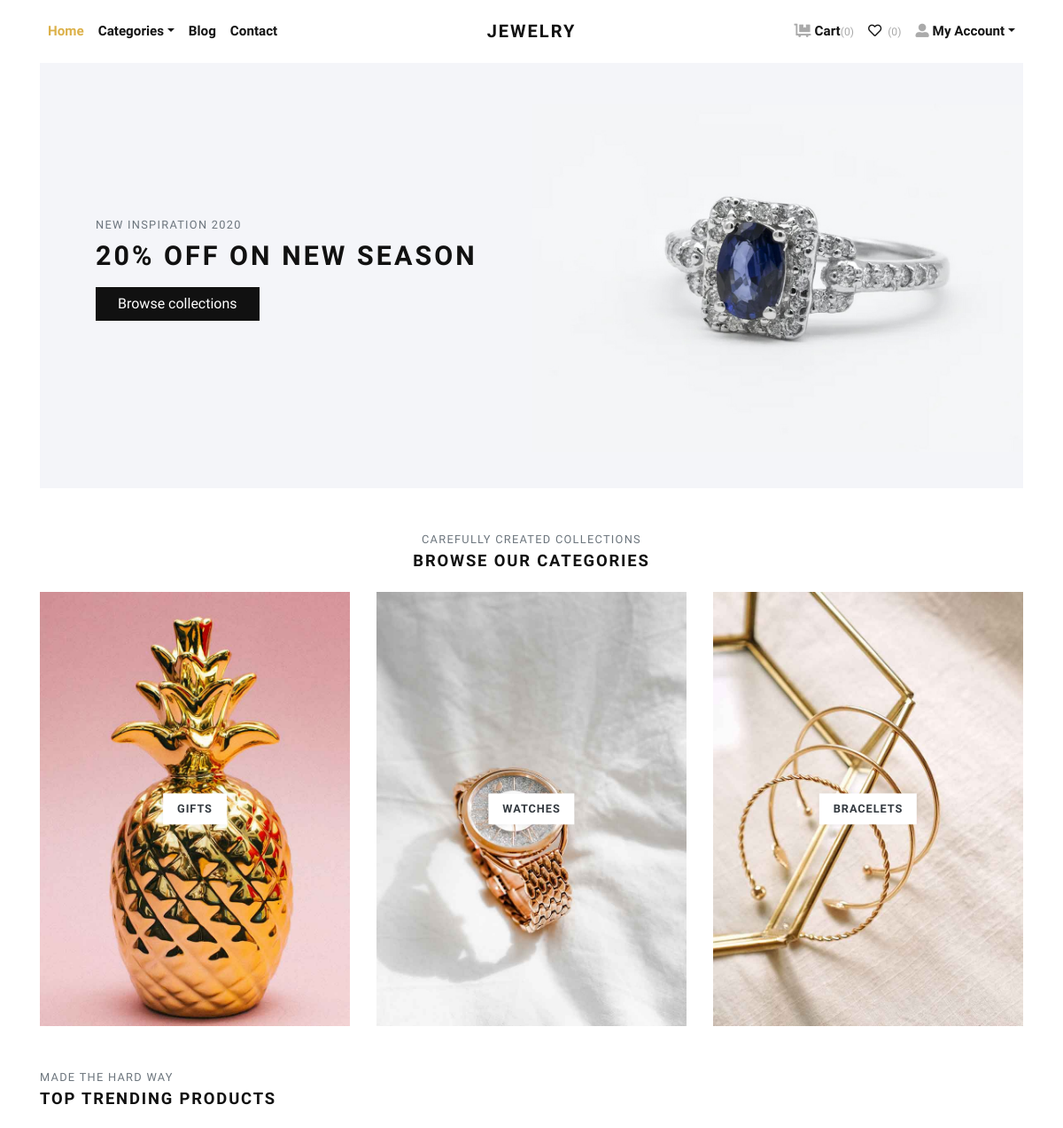
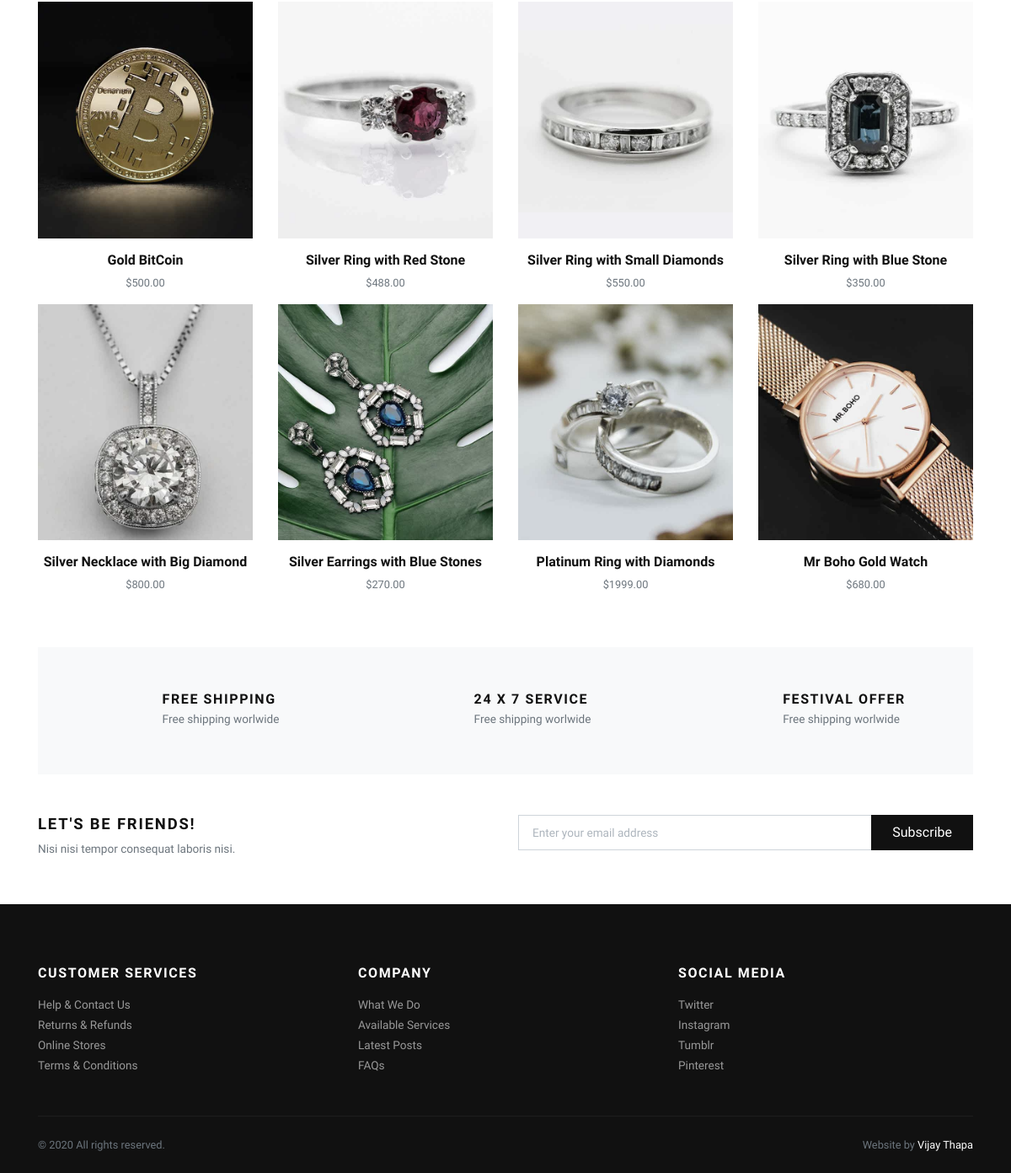
Page / (signed in) on the committed database (2 pictures, top to bottom).
### store/models.py (models this page shows, shortened)
class Category(models.Model):
    title = models.CharField(max_length=50, verbose_name="Category Title")
    slug = models.SlugField(max_length=55, verbose_name="Category Slug")
    description = models.TextField(blank=True, verbose_name="Category Description")
    category_image = models.ImageField(upload_to='category', blank=True, null=True, verbose_name="Category Image")
    is_active = models.BooleanField(verbose_name="Is Active?")
    is_featured = models.BooleanField(verbose_name="Is Featured?")
    created_at = models.DateTimeField(auto_now_add=True, verbose_name="Created Date")
    updated_at = models.DateTimeField(auto_now=True, verbose_name="Updated Date")
    class Meta:
        verbose_name_plural = 'Categories'
        ordering = ('-created_at', )

class Product(models.Model):
    title = models.CharField(max_length=150, verbose_name="Product Title")
    slug = models.SlugField(max_length=160, verbose_name="Product Slug")
    sku = models.CharField(max_length=255, unique=True, verbose_name="Unique Product ID (SKU)")
    short_description = models.TextField(verbose_name="Short Description")
    detail_description = models.TextField(blank=True, null=True, verbose_name="Detail Description")
    product_image = models.ImageField(upload_to='product', blank=True, null=True, verbose_name="Product Image")
    price = models.DecimalField(max_digits=8, decimal_places=2)
    category = models.ForeignKey(Category, verbose_name="Product Categoy", on_delete=models.CASCADE)
    is_active = models.BooleanField(verbose_name="Is Active?")
    is_featured = models.BooleanField(verbose_name="Is Featured?")
    created_at = models.DateTimeField(auto_now_add=True, verbose_name="Created Date")
    updated_at = models.DateTimeField(auto_now=True, verbose_name="Updated Date")
    class Meta:
        verbose_name_plural = 'Products'
        ordering = ('-created_at', )

### store/views.py (the view)
# urls.py: path('', views.home, name="home"),
def home(request):
    categories = Category.objects.filter(is_active=True, is_featured=True)[:3]
    products = Product.objects.filter(is_active=True, is_featured=True)[:8]
    context = {
        'categories': categories,
        'products': products,
    }
    return render(request, 'store/index.html', context)

### store/context_preprocessors.py (called while the page is built)
def store_menu(request):
    categories = Category.objects.filter(is_active=True)
    context = {
        'categories_menu': categories,
    }
    return context

def cart_menu(request):
    if request.user.is_authenticated:
        cart_items= Cart.objects.filter(user=request.user)
        context = {
            'cart_items': cart_items,
        }
    else:
        context = {}
    return context

### templates/store/index.html (shortened to what this page needs)
{% extends 'base.html' %}
{% load static %}
      {% block content %}
      <div class="container">
        <section class="hero pb-3 bg-cover bg-center d-flex align-items-center" style="background: url({% static 'img/hero-jewlrey-banner.jpg' %})">
          <div class="container py-5">
            <div class="row px-4 px-lg-5">
              <div class="col-lg-6">
                <p class="text-muted small text-uppercase mb-2">New Inspiration 2020</p>
                <h1 class="h2 text-uppercase mb-3">20% off on new season</h1><a class="btn btn-dark" href="{% url 'store:all-categories' %}">Browse collections</a>
              </div>
            </div>
          </div>
        </section>
        <section class="pt-5">
          <header class="text-center">
            <p class="small text-muted small text-uppercase mb-1">Carefully created collections</p>
            <h2 class="h5 text-uppercase mb-4">Browse our categories</h2>
          </header>
          <div class="row">
          {% if categories %}
            {% for category in categories %}
              <div class="col-md-4 mb-4 mb-md-0">
                <a class="category-item" href="{% url 'store:category-products' category.slug %}">
                  <strong class="category-item-title">{{ category.title }}</strong>
                </a>
              </div>
            {% endfor %}
          {% endif %}
          </div>
        </section>
        <section class="py-5">
          <header>
            <p class="small text-muted small text-uppercase mb-1">Made the hard way</p>
            <h2 class="h5 text-uppercase mb-4">Top trending products</h2>
          </header>
          <div class="row">
            {% if products %}
              {% for product in products %}
                <div class="col-xl-3 col-lg-4 col-sm-6">
                  <div class="product text-center">
                    <div class="position-relative mb-3">
                      <a class="d-block" href="{% url 'store:product-detail' product.slug %}">
                        {% if product.product_image %}
                          <img class="img-fluid w-100" src="{{ product.product_image.url }}" alt="{{product.title}}">
                        {% else %}
                          <img class="img-fluid w-100" src="{% static 'img/product-1.jpg' %}" alt="{{product.title}}">
                        {% endif %}
                      </a>
                    </div>
                    <h6> <a class="reset-anchor" href="detail.html">{{ product.title }}</a></h6>
                    <p class="small text-muted">${{product.price}}</p>
                  </div>
                </div>
              {% endfor %}
            {% endif %}
          </div>
        </section>
        <section class="py-5 bg-light">
          <div class="container">
            <div class="row text-center">
              <div class="col-lg-4 mb-3 mb-lg-0">
                <div class="d-inline-block">
                  <div class="media align-items-end">
                    <svg class="svg-icon svg-icon-big svg-icon-light">
                      <use xlink:href="#delivery-time-1"> </use>
                    </svg>
                    <div class="media-body text-left ml-3">
                      <h6 class="text-uppercase mb-1">Free shipping</h6>
                      <p class="text-small mb-0 text-muted">Free shipping worlwide</p>
                    </div>
                  </div>
                </div>
              </div>
              <div class="col-lg-4 mb-3 mb-lg-0">
                <div class="d-inline-block">
                  <div class="media align-items-end">
                    <svg class="svg-icon svg-icon-big svg-icon-light">
                      <use xlink:href="#helpline-24h-1"> </use>
                    </svg>
                    <div class="media-body text-left ml-3">
                      <h6 class="text-uppercase mb-1">24 x 7 service</h6>
                      <p class="text-small mb-0 text-muted">Free shipping worlwide</p>
                    </div>
                  </div>
                </div>
              </div>
              <div class="col-lg-4">
                <div class="d-inline-block">
                  <div class="media align-items-end">
                    <svg class="svg-icon svg-icon-big svg-icon-light">
                      <use xlink:href="#label-tag-1"> </use>
                    </svg>
                    <div class="media-body text-left ml-3">
                      <h6 class="text-uppercase mb-1">Festival offer</h6>
                      <p class="text-small mb-0 text-muted">Free shipping worlwide</p>
                    </div>
                  </div>
                </div>
              </div>
            </div>
          </div>
        </section>
        <section class="py-5">
          <div class="container p-0">
            <div class="row">
              <div class="col-lg-6 mb-3 mb-lg-0">
                <h5 class="text-uppercase">Let's be friends!</h5>
                <p class="text-small text-muted mb-0">Nisi nisi tempor consequat laboris nisi.</p>
              </div>
              <div class="col-lg-6">
                <form action="#">
                  <div class="input-group flex-column flex-sm-row mb-3">
                    <input class="form-control form-control-lg py-3" type="email" placeholder="Enter your email address" aria-describedby="button-addon2">
                    <div class="input-group-append">
                      <button class="btn btn-dark btn-block" id="button-addon2" type="submit">Subscribe</button>
                    </div>
                  </div>
                </form>
              </div>
            </div>
          </div>
        </section>
      </div>
      {% endblock content %}

### jewelryshop/static/css/style.default.css (style rules this page uses)
.text-small { font-size: 0.85rem !important; }
strong { font-weight: 700; }
.hero { min-height: 30rem; }
.category-item { display: block; position: relative; color: #343a40; transition: all 0.3s; }
.category-item-title { display: inline-block; padding: 0.5rem 1rem; background: #fff; text-transform: uppercase; letter-spacing: 0.07em; position: absolute; top: 50%; left: 50%; -webkit-transform: translate(-50%, -50%); transform: translate(-50%, -50%); box-shadow: 0 0 5px rgba(0, 0, 0, 0.07); font-size: 0.8rem; }
.product img { -webkit-filter: grayscale(40%); filter: grayscale(40%); transition: all 0.3s; }
.text-uppercase { text-transform: uppercase; letter-spacing: 0.1em; }
.bg-cover { background-size: cover !important; }
.bg-center { background-position: center center !important; }
.reset-anchor { color: inherit; transition: all 0.3s; }
.svg-icon { width: 32px; height: 32px; vertical-align: text-bottom; stroke: currentColor; stroke-width: 3; --layer1: currentColor; --layer2: currentColor; --layer3: currentColor; }
.svg-icon.svg-icon-light { stroke-width: 2; }
.svg-icon-big { width: 48px; height: 48px; }
.btn { font-weight: 400; border: 1px solid transparent; font-family: inherit; padding: 0.375rem 1.5rem; font-size: 1rem; line-height: 1.5; border-radius: 0; transition: color 0.15s ease-in-out, background-color 0.15s ease-in-out, border-color 0.15s ease-in-out, box-shadow 0.15s ease-in-out; }
.btn-dark { color: #fff; background-color: #111111; border-color: #111111; }
body { font-family: "Libre Franklin", sans-serif; font-size: 1rem; font-weight: 400; line-height: 1.5; color: #111111; background-color: #fff; }
a { color: #dcb14a; text-decoration: none; }
h1, h2, h3, h4, h5, h6, .h1, .h2, .h3, .h4, .h5, .h6 { margin-bottom: 0.5rem; font-family: inherit; font-weight: 900; line-height: 1.2; color: inherit; }
h1, .h1 { font-size: 2.2rem; }
h2, .h2 { font-size: 1.9rem; }
h5, .h5 { font-size: 1.15rem; }
h6, .h6 { font-size: 1rem; }
small, .small { font-size: 80%; font-weight: 400; }
.bg-light { background-color: #f8f9fa !important; }
.form-control { padding: 0.375rem 0.75rem; font-size: 1rem; line-height: 1.5; color: #495057; background-color: #fff; border: 1px solid #ced4da; border-radius: 0; transition: border-color 0.15s ease-in-out, box-shadow 0.15s ease-in-out; }
.form-control::placeholder { color: #adb5bd; font-size: 0.85rem; font-weight: 400; }
.form-control-lg { padding: 0.5rem 1rem; font-size: 1rem; line-height: 1.5; border-radius: 0; }

### rows in the picture
Category: title "GIFTS"
Category: title "WATCHES"
Category: title "BRACELETS"
Product: product_image (picture), title "Gold BitCoin", price "500.00"
Product: product_image (picture), title "Silver Ring with Red Stone", price "488.00"
Product: product_image (picture), title "Silver Ring with Small Diamonds", price "550.00"
Product: product_image (picture), title "Silver Ring with Blue Stone", price "350.00"
Product: product_image (picture), title "Silver Necklace with Big Diamond", price "800.00"
Product: product_image (picture), title "Silver Earrings with Blue Stones", price "270.00"
Product: product_image (picture), title "Platinum Ring with Diamonds", price "1999.00"
Product: product_image (picture), title "Mr Boho Gold Watch", price "680.00"

### other values in the picture
{{ cart_items.count }} "0"
